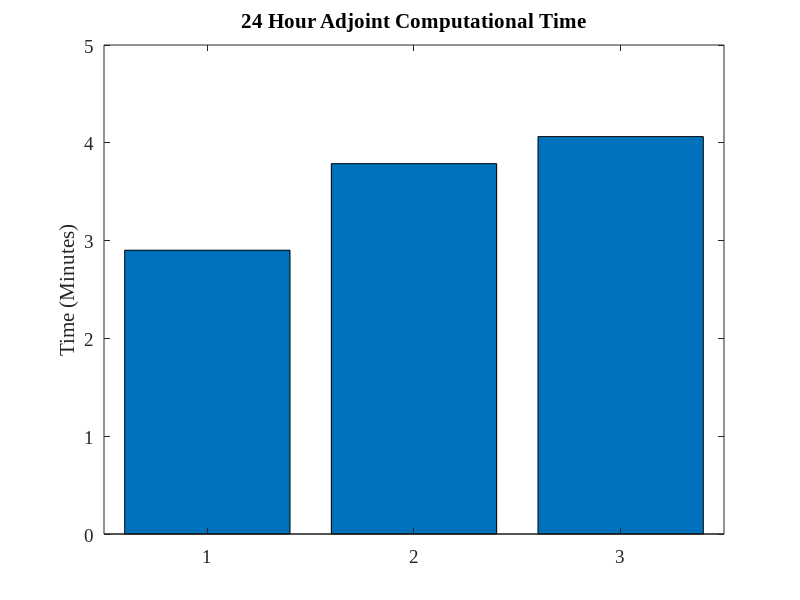

Here is the MATLAB script that generated this plot:
close all
clear
clc

tlm_6_dry = 243.8051 - 69.7098;
tlm_6_moi_nofilt = 243.8051 - 16.5844;
tlm_6_moi = 243.8051;

tlm_percent = 100*((tlm_6_moi_nofilt/tlm_6_dry)-1)


%TLM: DRY, MOIST_NOFILT, MOIST
walltime(1,1) =   tlm_6_dry; 
walltime(1,2) =   tlm_6_moi_nofilt; 
walltime(1,3) =   tlm_6_moi; 



times = [6 12 18];


bar(walltime./60)
colormap summer

% xlim([0 3.6])

fontsize = 14;

title('24 Hour Adjoint Computational Time','FontSize',fontsize,'FontName','TimesNewRoman')

% xlabel('Window Length','FontSize',fontsize,'FontName','TimesNewRoman')
ylabel('Time (Minutes)','FontSize',fontsize,'FontName','TimesNewRoman')

% legend('Dry','Moist','With Filtering','Location','NorthWest')

set(gca,'FontSize',fontsize,'FontName','TimesNewRoman')

saveas(gcf,'processor_dist.eps','psc2')

set(gca,'XtickLabel',['Dry';'Moi';'Moi'])
